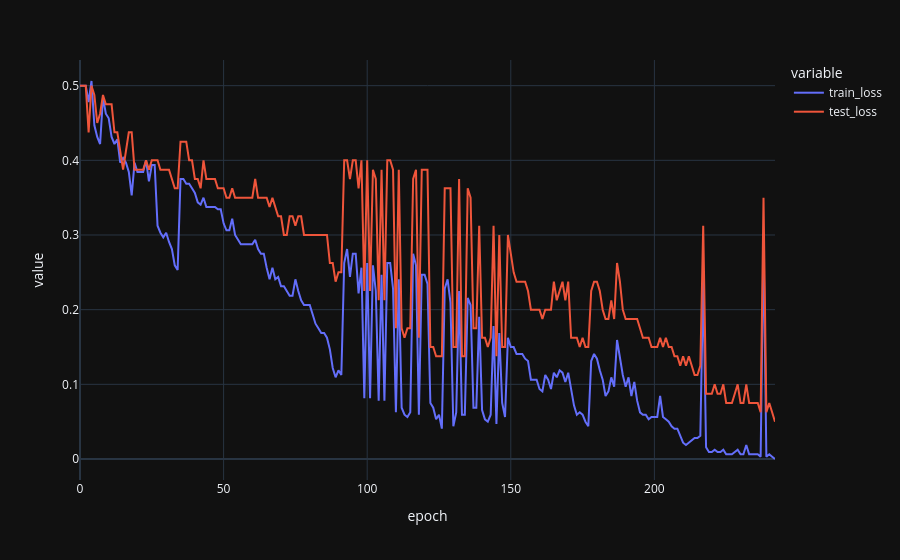

This figure's notebook cell:
### Code cell
metrics = train_perceptron(perceptron2, 1000)
metrics.plot()

### Figure 1 — Plotly figure (JSON) as saved in the notebook; plotly's stock layout.template omitted (floating-point values rounded to 4 significant figures; data arrays with more than 128 entries replaced by an {"elided": "..."} marker saying what was removed)
{"data": [{"hovertemplate": "variable=train_loss<br>epoch=%{x}<br>value=%{y}<extra></extra>", "legendgroup": "train_loss", "line": {"color": "#636efa", "dash": "solid"}, "marker": {"symbol": "circle"}, "mode": "lines", "name": "train_loss", "orientation": "v", "showlegend": true, "x": {"elided": "243 int values"}, "xaxis": "x", "y": {"elided": "243 float values"}, "yaxis": "y", "type": "scatter"}, {"hovertemplate": "variable=test_loss<br>epoch=%{x}<br>value=%{y}<extra></extra>", "legendgroup": "test_loss", "line": {"color": "#EF553B", "dash": "solid"}, "marker": {"symbol": "circle"}, "mode": "lines", "name": "test_loss", "orientation": "v", "showlegend": true, "x": {"elided": "243 int values"}, "xaxis": "x", "y": {"elided": "243 float values"}, "yaxis": "y", "type": "scatter"}], "layout": {"xaxis": {"anchor": "y", "domain": [0.0, 1.0], "title": {"text": "epoch"}}, "yaxis": {"anchor": "x", "domain": [0.0, 1.0], "title": {"text": "value"}}, "legend": {"title": {"text": "variable"}, "tracegroupgap": 0}, "margin": {"t": 60}}}
